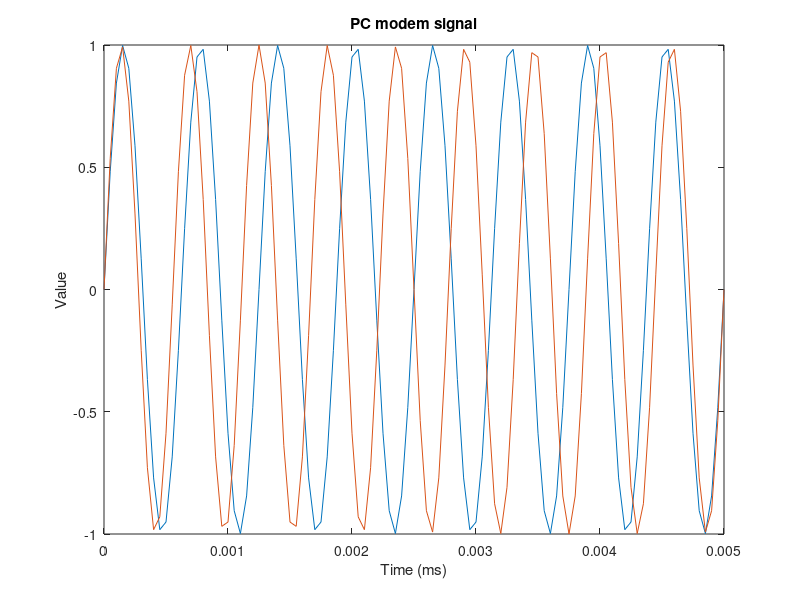

MATLAB code to generate this figure:
frecv1 = 1600;
frecv2 = 1800;
t = [0:0.00005:0.005];
A1 = 1;
A2 = 1;

g1 = A1 * sin(2 * pi * frecv1 * t);
g2 = A2 * sin(2 * pi * frecv2 * t);

plot(t, g1);
hold on;
plot(t, g2);
xlabel('Time (ms)');
ylabel('Value');
title('PC modem signal');
